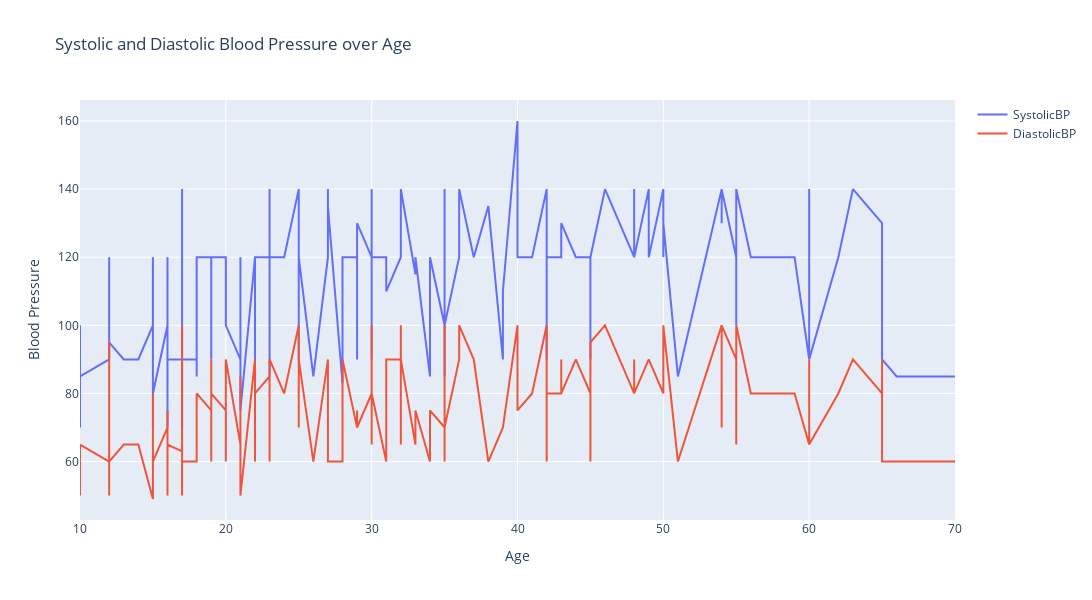

The notebook cell saved with this chart:
### Code cell
import pandas as pd
import plotly.graph_objs as go

data = pd.read_excel('data/data_kesehatan.xlsx')

# Sort the DataFrame by 'Age'
data = data.sort_values(by='Age')

x = data['Age']
systolic_bp = data['SystolicBP']
diastolic_bp = data['DiastolicBP']

fig = go.Figure()

# Add the 'SystolicBP' line
fig.add_trace(go.Scatter(x=x, y=systolic_bp, mode='lines', name='SystolicBP'))

# Add the 'DiastolicBP' line with a different line style
fig.add_trace(go.Scatter(x=x, y=diastolic_bp, mode='lines', name='DiastolicBP'))

fig.update_layout(
    title='Systolic and Diastolic Blood Pressure over Age',
    xaxis_title='Age',
    yaxis_title='Blood Pressure',
    width=1200,
    height=600
)

fig.show()

### Figure 1 — Plotly figure (JSON) as saved in the notebook; plotly's stock layout.template omitted (floating-point values rounded to 4 significant figures; data arrays with more than 128 entries replaced by an {"elided": "..."} marker saying what was removed)
{"data": [{"mode": "lines", "name": "SystolicBP", "type": "scatter", "x": {"elided": "1014 int values"}, "y": {"elided": "1014 int values"}}, {"mode": "lines", "name": "DiastolicBP", "type": "scatter", "x": {"elided": "1014 int values"}, "y": {"elided": "1014 int values"}}], "layout": {"height": 600, "title": {"text": "Systolic and Diastolic Blood Pressure over Age"}, "width": 1200, "xaxis": {"autorange": true, "range": [10, 70], "title": {"text": "Age"}, "type": "linear"}, "yaxis": {"autorange": true, "range": [42.83, 166.2], "title": {"text": "Blood Pressure"}, "type": "linear"}}}
